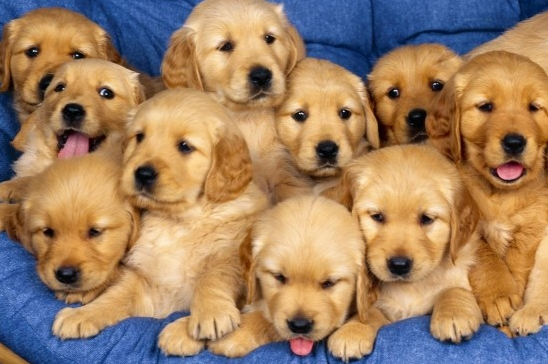
#> input picture OpenCV/Day2/dog.bmp, 548 x 364 px
$ python 9_hist2.py
#> lines starting #> are read from the running program, lines starting #| are printed output that depends on the picture
# dog.bmp 이미지를 사용하여 3채널 RGB로 계산해 히스토그램 그리기
# 하나의 plot에서 RGB 그래프 그리기

import cv2
import matplotlib.pyplot as plt

src = cv2.imread('./dog.bmp')
#> src is the input picture: shape (364, 548, 3); mean B, G, R 100.4, 128.9, 159

colors = ['b', 'g', 'r']
# b,g,r로 받으면 스칼라 값인데, bgr이렇게 한개의 변수로 받으면 리스트가 된다!
bgr = cv2.split(src)

for (b, c) in zip(bgr, colors):
    hist = cv2.calcHist([b], [0], None, [256], [0, 255])
    plt.plot(hist, color=c)
#> this loop made 3 passes
#> c on passes 1 to 3: 'b', 'g', 'r'

cv2.imshow('src', src)
plt.show()
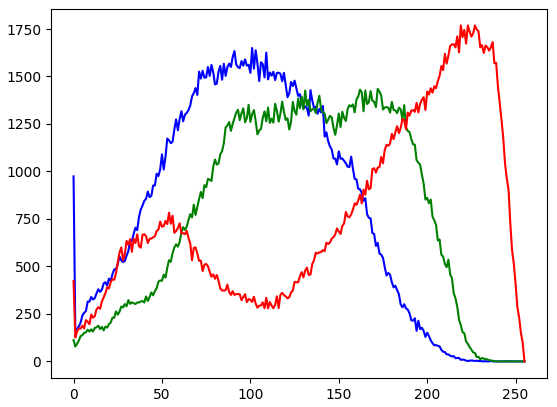
#> figure drawn by matplotlib, 1 panel; curve peaks at x = 101, y = 1650; curve peaks at x = 172, y = 1435; curve peaks at x = 219, y = 1769
cv2.waitKey()

$ run again, with OpenCV/Day2/field.bmp copied over OpenCV/Day2/dog.bmp
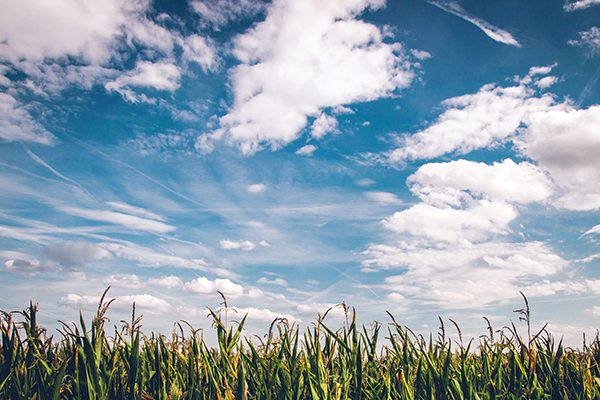
#> input picture OpenCV/Day2/field.bmp, 600 x 400 px
#> src is the input picture: shape (400, 600, 3); mean B, G, R 173.2, 160.3, 141.8
#> the loop `for (b, c) in zip(bgr, colors):` made 3 passes
#> c on passes 1 to 3: 'b', 'g', 'r'
#> `plt.show()`:
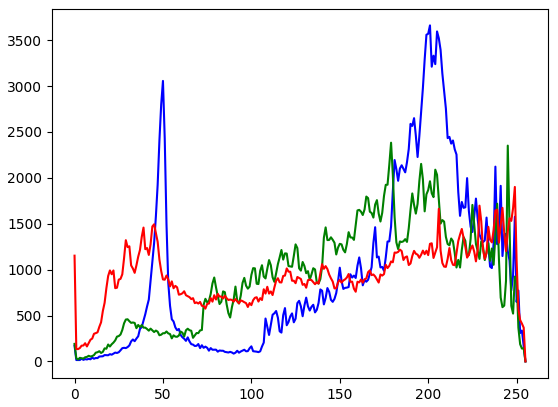
#> figure drawn by matplotlib, 1 panel; curve peaks at x = 201, y = 3661; curve peaks at x = 179, y = 2383; curve peaks at x = 249, y = 1901
